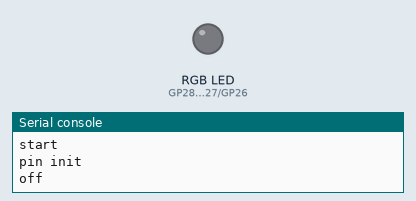
Simulated run of this program. Board: Raspberry Pi Pico running MicroPython. Parts: an RGB LED mixed from three pins (HIGH = lit), the last lines printed to the serial console. Dim RGB values are drawn brighter than linear.

Above: at 0.1 s.
At 2.1 s:
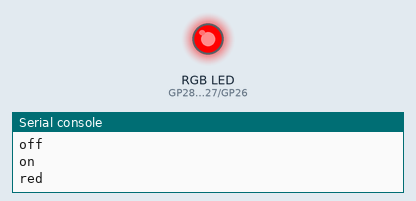
At 4.1 s:
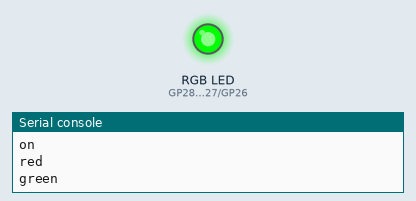
At 6.1 s:
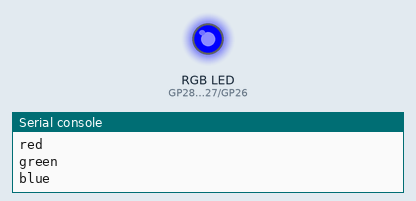
At 22.2 s:
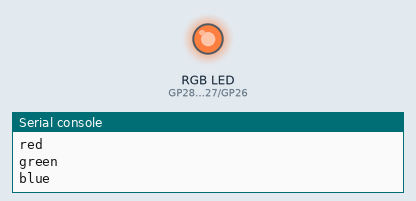
At 39.88 s:
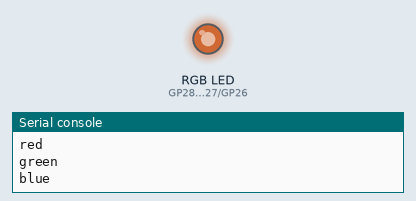
Timing chart, 0 to 40.0 s (numbered marks = the images above):
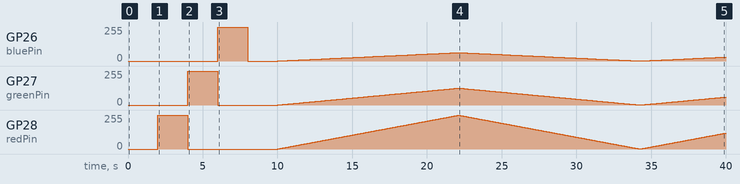

The program:

ledstrip_colors.py
```python
from machine import Pin, PWM
from time import sleep
from random import randint
print("start")
sleepTime = 2
minFreq = 10
maxFreq = 10000

print("pin init")
redPin = Pin(28, mode=Pin.OUT)
greenPin = Pin(27, mode=Pin.OUT)
bluePin = Pin(26, mode=Pin.OUT)
print("off")
redPin.off()
greenPin.off()
bluePin.off()
sleep(sleepTime)
print("on")
print("red")
redPin.on()
sleep(sleepTime)
redPin.off()
print("green")
greenPin.on()
sleep(sleepTime)
greenPin.off()
print("blue")
bluePin.on()
sleep(sleepTime)
bluePin.off()
sleep(sleepTime)
red = PWM(redPin)
green = PWM(greenPin)
blue = PWM(bluePin)

red.freq(1000)
green.freq(1000)
blue.freq(1000)
while True:
    # red.freq(randint(10,1000))
    # green.freq(randint(10,1000))
    # blue.freq(randint(10,1000))
    # print("red: {}, green: {}, blue: {}"
    #     .format(red.freq(), green.freq(), blue.freq()))


    for duty in range(65205):
        red.duty_u16(duty)
        green.duty_u16(int(duty/2))
        blue.duty_u16(int(duty/4))
        sleep(0.0001)
    for duty in range(65205, 0, -1):
        red.duty_u16(duty)
        green.duty_u16(int(duty/2))
        blue.duty_u16(int(duty/4))
        sleep(0.0001)
```

Measured:
- by itself, GP26 (bluePin): 255/255 → 0/255 at 8.0 s, → 1/255 2.0 s later, → 2/255 0.29 s later, → 3/255 0.19 s later, … (155 changes in this stretch)
- by itself, GP27 (greenPin): 255/255 → 0/255 at 6.0 s, → 1/255 4.0 s later, → 2/255 0.14 s later, → 3/255 0.10 s later, … (313 changes in this stretch)
